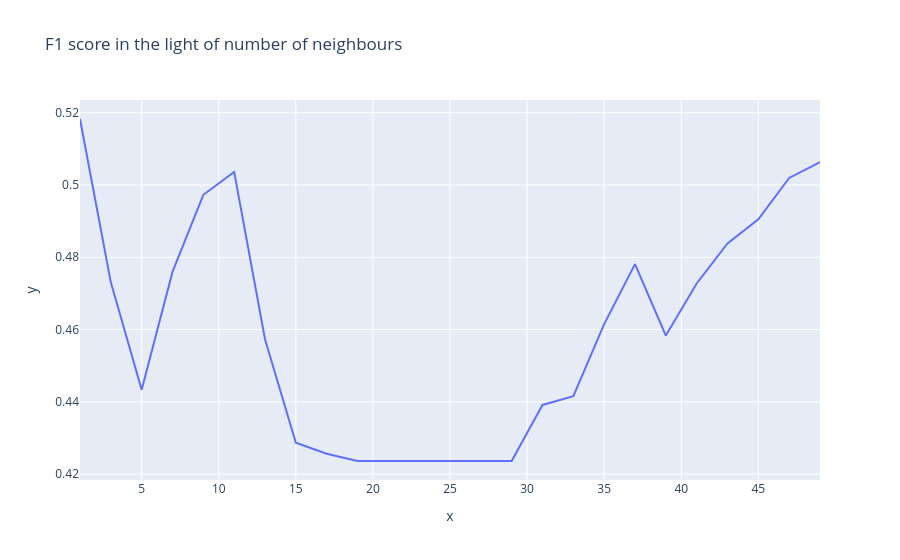

This figure's notebook cell:
### Code cell
# import plotly.express as px 
# fig = px.line(x=df_neighbour["n_neighbours"], y=df_neighbour["f1_score"], title="F1 score in the light of number of neighbours")
# fig.show()

### Figure 1 — Plotly figure (JSON) as saved in the notebook; plotly's stock layout.template omitted (floating-point values rounded to 4 significant figures)
{"data": [{"hovertemplate": "x=%{x}<br>y=%{y}<extra></extra>", "legendgroup": "", "line": {"color": "#636efa", "dash": "solid"}, "marker": {"symbol": "circle"}, "mode": "lines", "name": "", "orientation": "v", "showlegend": false, "type": "scatter", "x": [1, 3, 5, 7, 9, 11, 13, 15, 17, 19, 21, 23, 25, 27, 29, 31, 33, 35, 37, 39, 41, 43, 45, 47, 49], "xaxis": "x", "y": [0.5183, 0.4731, 0.4433, 0.476, 0.4973, 0.5036, 0.4573, 0.4287, 0.4256, 0.4236, 0.4236, 0.4236, 0.4236, 0.4236, 0.4236, 0.4391, 0.4416, 0.4615, 0.4781, 0.4583, 0.4728, 0.4838, 0.4905, 0.502, 0.5064], "yaxis": "y"}], "layout": {"legend": {"tracegroupgap": 0}, "title": {"text": "F1 score in the light of number of neighbours"}, "xaxis": {"anchor": "y", "domain": [0, 1], "title": {"text": "x"}}, "yaxis": {"anchor": "x", "domain": [0, 1], "title": {"text": "y"}}}}
